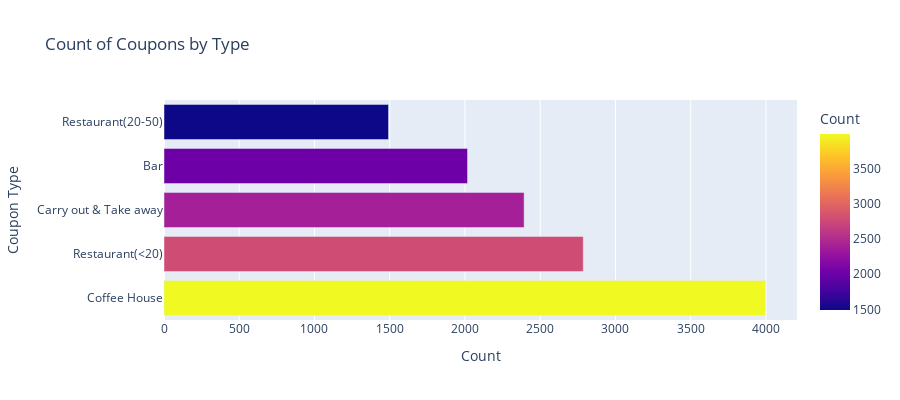

The code cell stored with this chart in its notebook:
### Markdown cell above
5. Use a bar plot to visualize the `coupon` column.

### Code cell
#Create bar graph using plotly
fig = px.bar(data['coupon'].value_counts(), x="coupon", color= "coupon",
             barmode='group', title = "Count of Coupons by Type", height=400,
             labels = dict(index = "Coupon Type", coupon="Count"))
fig.update_layout(xaxis={'categoryorder':'total descending'})
fig.show()

### Figure 1 — Plotly figure (JSON) as saved in the notebook; plotly's stock layout.template omitted (floating-point values rounded to 4 significant figures)
{"data": [{"alignmentgroup": "True", "hovertemplate": "Count=%{marker.color}<br>Coupon Type=%{y}<extra></extra>", "legendgroup": "", "marker": {"color": [3996, 2786, 2393, 2017, 1492], "coloraxis": "coloraxis", "pattern": {"shape": ""}}, "name": "", "offsetgroup": "", "orientation": "h", "showlegend": false, "textposition": "auto", "type": "bar", "x": [3996, 2786, 2393, 2017, 1492], "xaxis": "x", "y": ["Coffee House", "Restaurant(<20)", "Carry out & Take away", "Bar", "Restaurant(20-50)"], "yaxis": "y"}], "layout": {"barmode": "group", "coloraxis": {"colorbar": {"title": {"text": "Count"}}, "colorscale": [[0, "#0d0887"], [0.1111, "#46039f"], [0.2222, "#7201a8"], [0.3333, "#9c179e"], [0.4444, "#bd3786"], [0.5556, "#d8576b"], [0.6667, "#ed7953"], [0.7778, "#fb9f3a"], [0.8889, "#fdca26"], [1, "#f0f921"]]}, "height": 400, "legend": {"tracegroupgap": 0}, "title": {"text": "Count of Coupons by Type"}, "xaxis": {"anchor": "y", "categoryorder": "total descending", "domain": [0, 1], "title": {"text": "Count"}}, "yaxis": {"anchor": "x", "domain": [0, 1], "title": {"text": "Coupon Type"}}}}
